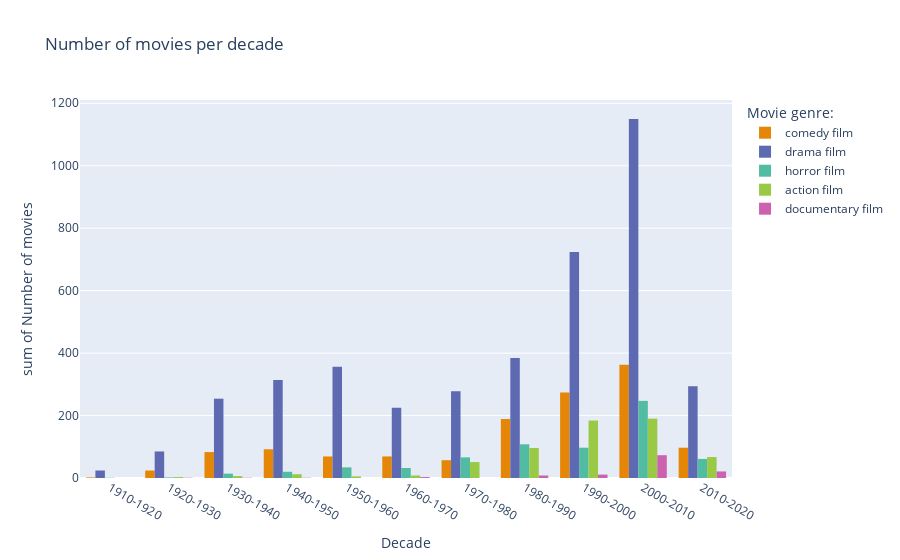

Notebook cell for this chart:
### Code cell
px.histogram(x = new.DecadeText, y = new['count'], color = new.genreLabel, barmode='group', title = 'Number of movies per decade', labels={'x':'Decade','y':'Number of movies','color':'Movie genre:'}, color_discrete_sequence=px.colors.qualitative.Vivid)

### Figure 1 — Plotly figure (JSON) as saved in the notebook; plotly's stock layout.template omitted (floating-point values rounded to 4 significant figures; data arrays with more than 128 entries replaced by an {"elided": "..."} marker saying what was removed)
{"data": [{"alignmentgroup": "True", "bingroup": "x", "histfunc": "sum", "hovertemplate": "Movie genre:=comedy film<br>Decade=%{x}<br>sum of Number of movies=%{y}<extra></extra>", "legendgroup": "comedy film", "marker": {"color": "rgb(229, 134, 6)", "pattern": {"shape": ""}}, "name": "comedy film", "offsetgroup": "comedy film", "orientation": "v", "showlegend": true, "type": "histogram", "x": {"elided": "1319 str values"}, "xaxis": "x", "y": {"elided": "1319 int values"}, "yaxis": "y"}, {"alignmentgroup": "True", "bingroup": "x", "histfunc": "sum", "hovertemplate": "Movie genre:=drama film<br>Decade=%{x}<br>sum of Number of movies=%{y}<extra></extra>", "legendgroup": "drama film", "marker": {"color": "rgb(93, 105, 177)", "pattern": {"shape": ""}}, "name": "drama film", "offsetgroup": "drama film", "orientation": "v", "showlegend": true, "type": "histogram", "x": {"elided": "4088 str values"}, "xaxis": "x", "y": {"elided": "4088 int values"}, "yaxis": "y"}, {"alignmentgroup": "True", "bingroup": "x", "histfunc": "sum", "hovertemplate": "Movie genre:=horror film<br>Decade=%{x}<br>sum of Number of movies=%{y}<extra></extra>", "legendgroup": "horror film", "marker": {"color": "rgb(82, 188, 163)", "pattern": {"shape": ""}}, "name": "horror film", "offsetgroup": "horror film", "orientation": "v", "showlegend": true, "type": "histogram", "x": {"elided": "682 str values"}, "xaxis": "x", "y": {"elided": "682 int values"}, "yaxis": "y"}, {"alignmentgroup": "True", "bingroup": "x", "histfunc": "sum", "hovertemplate": "Movie genre:=action film<br>Decade=%{x}<br>sum of Number of movies=%{y}<extra></extra>", "legendgroup": "action film", "marker": {"color": "rgb(153, 201, 69)", "pattern": {"shape": ""}}, "name": "action film", "offsetgroup": "action film", "orientation": "v", "showlegend": true, "type": "histogram", "x": {"elided": "622 str values"}, "xaxis": "x", "y": {"elided": "622 int values"}, "yaxis": "y"}, {"alignmentgroup": "True", "bingroup": "x", "histfunc": "sum", "hovertemplate": "Movie genre:=documentary film<br>Decade=%{x}<br>sum of Number of movies=%{y}<extra></extra>", "legendgroup": "documentary film", "marker": {"color": "rgb(204, 97, 176)", "pattern": {"shape": ""}}, "name": "documentary film", "offsetgroup": "documentary film", "orientation": "v", "showlegend": true, "type": "histogram", "x": ["1920-1930", "1930-1940", "1940-1950", "1960-1970", "1960-1970", "1960-1970", "1980-1990", "1980-1990", "1980-1990", "1980-1990", "1980-1990", "1980-1990", "1980-1990", "1980-1990", "1990-2000", "1990-2000", "1990-2000", "1990-2000", "1990-2000", "1990-2000", "1990-2000", "1990-2000", "1990-2000", "1990-2000", "1990-2000", "2000-2010", "2000-2010", "2000-2010", "2000-2010", "2000-2010", "2000-2010", "2000-2010", "2000-2010", "2000-2010", "2000-2010", "2000-2010", "2000-2010", "2000-2010", "2000-2010", "2000-2010", "2000-2010", "2000-2010", "2000-2010", "2000-2010", "2000-2010", "2000-2010", "2000-2010", "2000-2010", "2000-2010", "2000-2010", "2000-2010", "2000-2010", "2000-2010", "2000-2010", "2000-2010", "2000-2010", "2000-2010", "2000-2010", "2000-2010", "2000-2010", "2000-2010", "2000-2010", "2000-2010", "2000-2010", "2000-2010", "2000-2010", "2000-2010", "2000-2010", "2000-2010", "2000-2010", "2000-2010", "2000-2010", "2000-2010", "2000-2010", "2000-2010", "2000-2010", "2000-2010", "2000-2010", "2000-2010", "2000-2010", "2000-2010", "2000-2010", "2000-2010", "2000-2010", "2000-2010", "2000-2010", "2000-2010", "2000-2010", "2000-2010", "2000-2010", "2000-2010", "2000-2010", "2000-2010", "2000-2010", "2000-2010", "2000-2010", "2000-2010", "2000-2010", "2010-2020", "2010-2020", "2010-2020", "2010-2020", "2010-2020", "2010-2020", "2010-2020", "2010-2020", "2010-2020", "2010-2020", "2010-2020", "2010-2020", "2010-2020", "2010-2020", "2010-2020", "2010-2020", "2010-2020", "2010-2020", "2010-2020", "2010-2020", "2010-2020"], "xaxis": "x", "y": [1, 1, 1, 1, 1, 1, 1, 1, 1, 1, 1, 1, 1, 1, 1, 1, 1, 1, 1, 1, 1, 1, 1, 1, 1, 1, 1, 1, 1, 1, 1, 1, 1, 1, 1, 1, 1, 1, 1, 1, 1, 1, 1, 1, 1, 1, 1, 1, 1, 1, 1, 1, 1, 1, 1, 1, 1, 1, 1, 1, 1, 1, 1, 1, 1, 1, 1, 1, 1, 1, 1, 1, 1, 1, 1, 1, 1, 1, 1, 1, 1, 1, 1, 1, 1, 1, 1, 1, 1, 1, 1, 1, 1, 1, 1, 1, 1, 1, 1, 1, 1, 1, 1, 1, 1, 1, 1, 1, 1, 1, 1, 1, 1, 1, 1, 1, 1, 1, 1], "yaxis": "y"}], "layout": {"barmode": "group", "legend": {"title": {"text": "Movie genre:"}, "tracegroupgap": 0}, "title": {"text": "Number of movies per decade"}, "xaxis": {"anchor": "y", "domain": [0, 1], "title": {"text": "Decade"}}, "yaxis": {"anchor": "x", "domain": [0, 1], "title": {"text": "sum of Number of movies"}}}}
